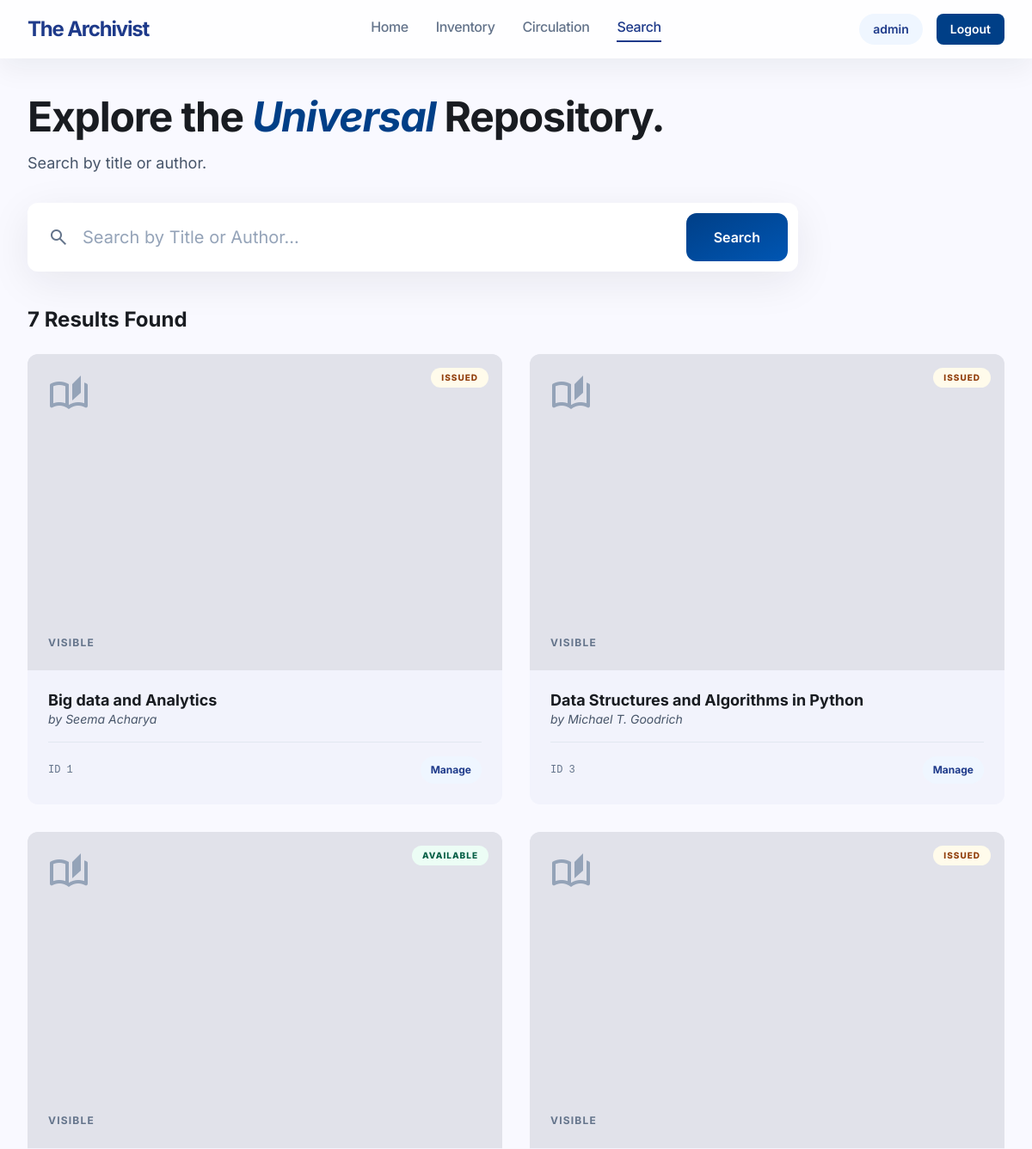
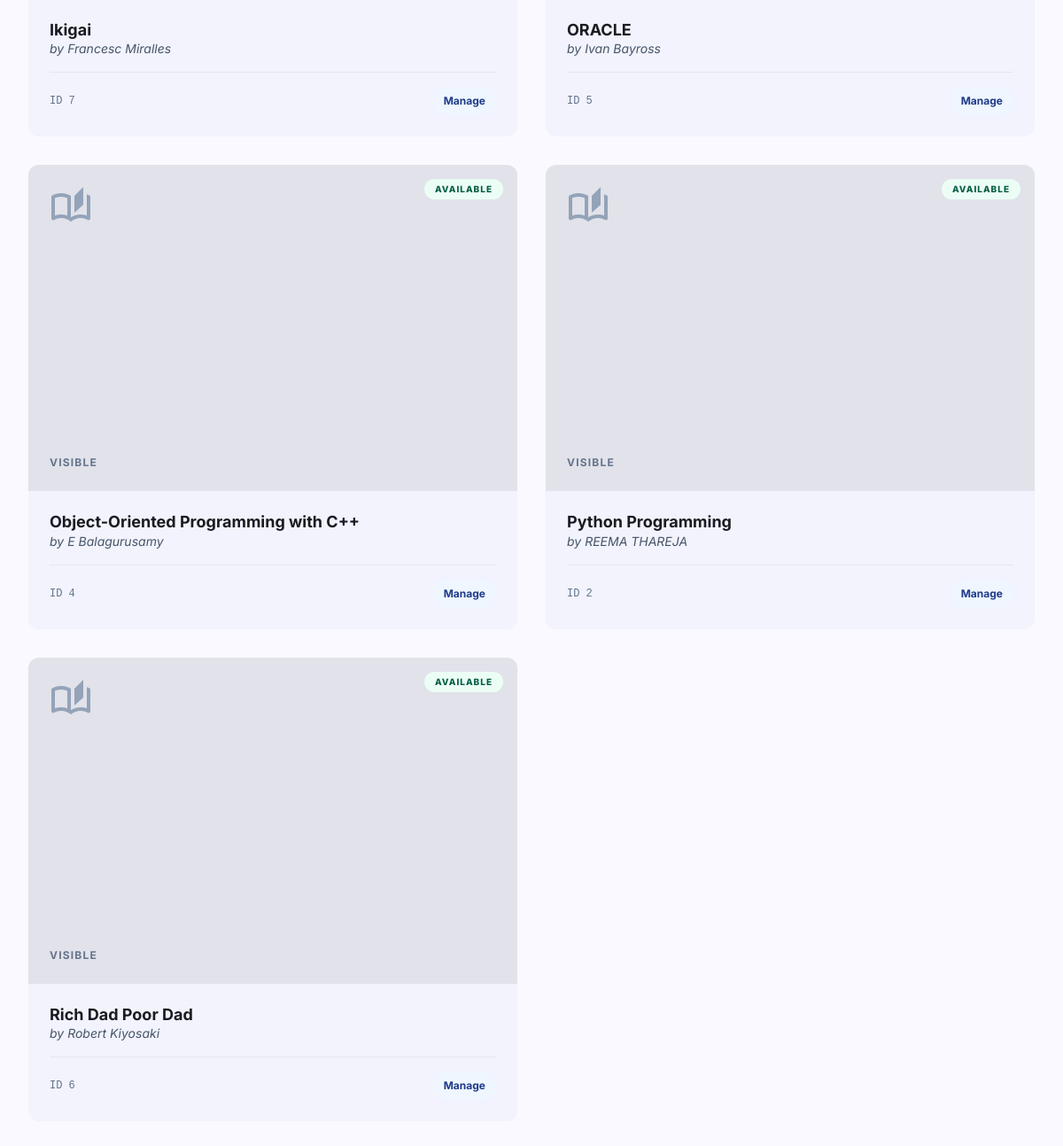
The app's page /books/search (signed in) with its own data (2 pictures, top to bottom).
### tables this page shows
CREATE TABLE users (
    id INTEGER PRIMARY KEY AUTOINCREMENT,
    username TEXT NOT NULL UNIQUE,
    password TEXT NOT NULL,
    role TEXT NOT NULL CHECK (role IN ('admin', 'student'))
, mobile TEXT);

CREATE TABLE books (
    id INTEGER PRIMARY KEY AUTOINCREMENT,
    title TEXT NOT NULL,
    author TEXT NOT NULL,
    status TEXT NOT NULL DEFAULT 'Available' CHECK (status IN ('Available', 'Issued')),
    visibility INTEGER NOT NULL DEFAULT 1 CHECK (visibility IN (0, 1))
);

### routes.py (the view)
@bp.route("/books/search")
@login_required
def search_books():
    q = request.args.get("q", "").strip()
    user = current_user()
    sql = "SELECT id, title, author, status, visibility FROM books WHERE 1=1"
    params = []
    if user["role"] == "student":
        sql += " AND visibility = 1"
    if q:
        sql += " AND (LOWER(title) LIKE ? OR LOWER(author) LIKE ?)"
        like_query = f"%{q.lower()}%"
        params.extend([like_query, like_query])
    sql += " ORDER BY title ASC"
    books = get_db().execute(sql, params).fetchall()
    return render_template("search_books.html", books=books, q=q)

### auth.py (called while the page is built)
def current_user():
    user_id = session.get("user_id")
    if not user_id:
        return None
    return get_db().execute(
        "SELECT id, username, role FROM users WHERE id = ?", (user_id,)
    ).fetchone()

def login_required(view):
    @wraps(view)
    def wrapped(*args, **kwargs):
        if current_user() is None:
            flash("Please login first.", "error")
            return redirect(url_for("login"))
        return view(*args, **kwargs)
    return wrapped

### database.py (called while the page is built)
def get_db():
    if "db" not in g:
        g.db = sqlite3.connect(current_app.config["DATABASE"])
        g.db.row_factory = sqlite3.Row
        g.db.execute("PRAGMA foreign_keys = ON")
    return g.db

### server.py (called while the page is built)
def create_app():
    app = Flask(
        __name__,
        template_folder=str(Config.TEMPLATES_PATH),
        static_folder=str(Config.STATIC_PATH),
        static_url_path="/assets",
    )
    app.config.from_object(Config)
    app.teardown_appcontext(close_db)
    @app.context_processor
    def inject_user():
        return {"current_user": current_user()}
    register_routes(app)
    with app.app_context():
        ensure_database()
    return app

### frontend/templates/search_books.html (shortened to what this page needs)
<!DOCTYPE html>
<html class="light" lang="en">
<head>
  <script src="https://cdn.tailwindcss.com?plugins=forms,container-queries"></script>
</head>
<body class="bg-[#f9f9ff] text-[#191c21] min-h-screen flex flex-col">
  <header class="bg-white/80 backdrop-blur-xl fixed w-full top-0 z-50 shadow-[0_12px_32px_rgba(25,28,33,0.06)]">
    <div class="flex items-center w-full px-8 py-4 max-w-[1920px] mx-auto">
      <div class="flex-1 flex justify-start">
        <div class="text-2xl font-bold tracking-tighter text-blue-900">The Archivist</div>
      </div>
      <nav class="hidden md:flex flex-1 justify-center gap-8 items-center font-inter tracking-tight font-light">
        <a class="text-slate-500 font-medium border-b-2 border-transparent hover:border-blue-700 hover:text-blue-700 transition-all duration-200 ease-in-out pb-1" href="{{ url_for('home') }}">Home</a>
        {% if current_user["role"] == "admin" %}
          <a class="text-slate-500 font-medium border-b-2 border-transparent hover:border-blue-700 hover:text-blue-700 transition-all duration-200 ease-in-out pb-1" href="{{ url_for('admin_inventory') }}">Inventory</a>
          <a class="text-slate-500 font-medium border-b-2 border-transparent hover:border-blue-700 hover:text-blue-700 transition-all duration-200 ease-in-out pb-1" href="{{ url_for('admin_circulation') }}">Circulation</a>
        {% else %}
          <a class="text-slate-500 font-medium border-b-2 border-transparent hover:border-blue-700 hover:text-blue-700 transition-all duration-200 ease-in-out pb-1" href="{{ url_for('student_dashboard') }}">Dashboard</a>
        {% endif %}
        <a class="text-blue-900 font-medium border-b-2 border-blue-900 transition-all duration-200 ease-in-out pb-1" href="{{ url_for('search_books') }}">Search</a>
      </nav>
      <div class="flex-1 flex justify-end items-center gap-4 whitespace-nowrap">
        <span class="px-4 py-2 rounded-full bg-blue-50 text-blue-900 text-sm font-semibold">{{ current_user["username"] }}</span>
        <form action="{{ url_for('logout') }}" method="post" class="m-0">
          <button class="px-4 py-2 bg-[#003f87] text-white rounded-lg text-sm font-semibold hover:opacity-90 transition-all duration-200 ease-in-out" type="submit">Logout</button>
        </form>
      </div>
    </div>
  </header>
  <main class="flex-grow max-w-[1600px] w-full mx-auto px-8 pt-28 pb-12">
    <section class="mb-10 max-w-4xl">
      <h1 class="text-5xl font-bold tracking-tight mb-4">Explore the <span class="text-[#003f87] italic">Universal</span> Repository.</h1>
      <p class="text-slate-600 text-lg mb-8">Search by title or author.</p>
      <form action="{{ url_for('search_books') }}" class="relative group" method="get">
        <div class="absolute inset-y-0 left-6 flex items-center pointer-events-none">
        </div>
        <input class="w-full h-20 pl-16 pr-44 bg-white text-xl rounded-xl border-none focus:ring-0 shadow-[0_12px_48px_rgba(25,28,33,0.08)] placeholder:text-slate-400" name="q" placeholder="Search by Title or Author..." type="text" value="{{ q }}">
        <div class="absolute inset-y-3 right-3 flex items-center">
          <button class="px-8 h-full bg-gradient-to-br from-[#003f87] to-[#0056b3] text-white font-semibold rounded-xl" type="submit">Search</button>
        </div>
      </form>
    </section>
    <section>
      <div class="flex justify-between items-baseline mb-6">
        <h2 class="text-2xl font-bold">{{ books|length }} Results Found</h2>
      </div>
      <div class="grid grid-cols-1 md:grid-cols-2 xl:grid-cols-3 gap-8">
        {% for book in books %}
          <div class="group bg-[#f2f3fc] rounded-xl overflow-hidden hover:shadow-[0_12px_40px_rgba(25,28,33,0.08)] transition-all duration-300">
            <div class="aspect-[3/2] overflow-hidden bg-[#e1e2ea] relative p-6 flex flex-col justify-between">
              <div class="absolute top-4 right-4 px-3 py-1 text-[10px] font-extrabold uppercase tracking-widest rounded-full
                {% if book['status'] == 'Available' %}bg-emerald-50 text-emerald-800{% else %}bg-amber-50 text-amber-800{% endif %}">
                {{ book["status"] }}
              </div>
              <span class="material-symbols-outlined text-5xl text-slate-400">auto_stories</span>
              <p class="text-xs uppercase font-bold tracking-widest text-slate-500">
                {% if book["visibility"] == 1 %}Visible{% else %}Hidden{% endif %}
              </p>
            </div>
            <div class="p-6">
              <h3 class="text-lg font-bold leading-tight">{{ book["title"] }}</h3>
              <p class="text-slate-600 italic text-sm mb-4">by {{ book["author"] }}</p>
              <div class="flex justify-between items-center border-t border-slate-200 pt-4 gap-2">
                <span class="text-xs font-mono text-slate-500">ID {{ book["id"] }}</span>
                {% if current_user["role"] == "student" %}
                  <form action="{{ url_for('student_issue_book', book_id=book['id']) }}" class="flex items-center gap-2" method="post">
                    <select class="text-xs rounded-md border-slate-200 py-1" name="loan_days">
                      <option value="7">7d</option>
                      <option selected value="14">14d</option>
                    </select>
                    <button class="px-3 py-2 rounded-full text-xs font-bold
                      {% if book['status'] == 'Available' %}
                        bg-[#003f87] text-white
                      {% else %}
                        bg-slate-200 text-slate-500 cursor-not-allowed
                      {% endif %}"
                      {% if book['status'] != 'Available' %}disabled{% endif %}
                      type="submit">
                      Issue
                    </button>
                  </form>
                {% else %}
                  <a class="px-3 py-2 rounded-full text-xs font-bold bg-blue-50 text-blue-900" href="{{ url_for('admin_inventory') }}">Manage</a>
                {% endif %}
              </div>
            </div>
          </div>
        {% else %}
          <div class="col-span-full bg-white rounded-xl p-8 text-slate-500">No matching books found.</div>
        {% endfor %}
      </div>
    </section>
  </main>
</body>
</html>

### frontend/templates/search_books.html (style rules this page uses)
body { font-family: "Inter", sans-serif; }
.material-symbols-outlined { font-variation-settings: "FILL" 0, "wght" 400, "GRAD" 0, "opsz" 24; }

### records on screen
users: username "admin"
books: status "ISSUED", visibility "VISIBLE", title "Big data and Analytics", author "Seema Acharya", id "1"
books: status "ISSUED", visibility "VISIBLE", title "Data Structures and Algorithms in Python", author "Michael T. Goodrich", id "3"
books: status "AVAILABLE", visibility "VISIBLE", title "Ikigai", author "Francesc Miralles", id "7"
books: status "ISSUED", visibility "VISIBLE", title "ORACLE", author "Ivan Bayross", id "5"
books: status "AVAILABLE", visibility "VISIBLE", title "Object-Oriented Programming with C++", author "E Balagurusamy", id "4"
books: status "AVAILABLE", visibility "VISIBLE", title "Python Programming", author "REEMA THAREJA", id "2"
books: status "AVAILABLE", visibility "VISIBLE", title "Rich Dad Poor Dad", author "Robert Kiyosaki", id "6"

### other values on screen
{{ books|length }} "7"
